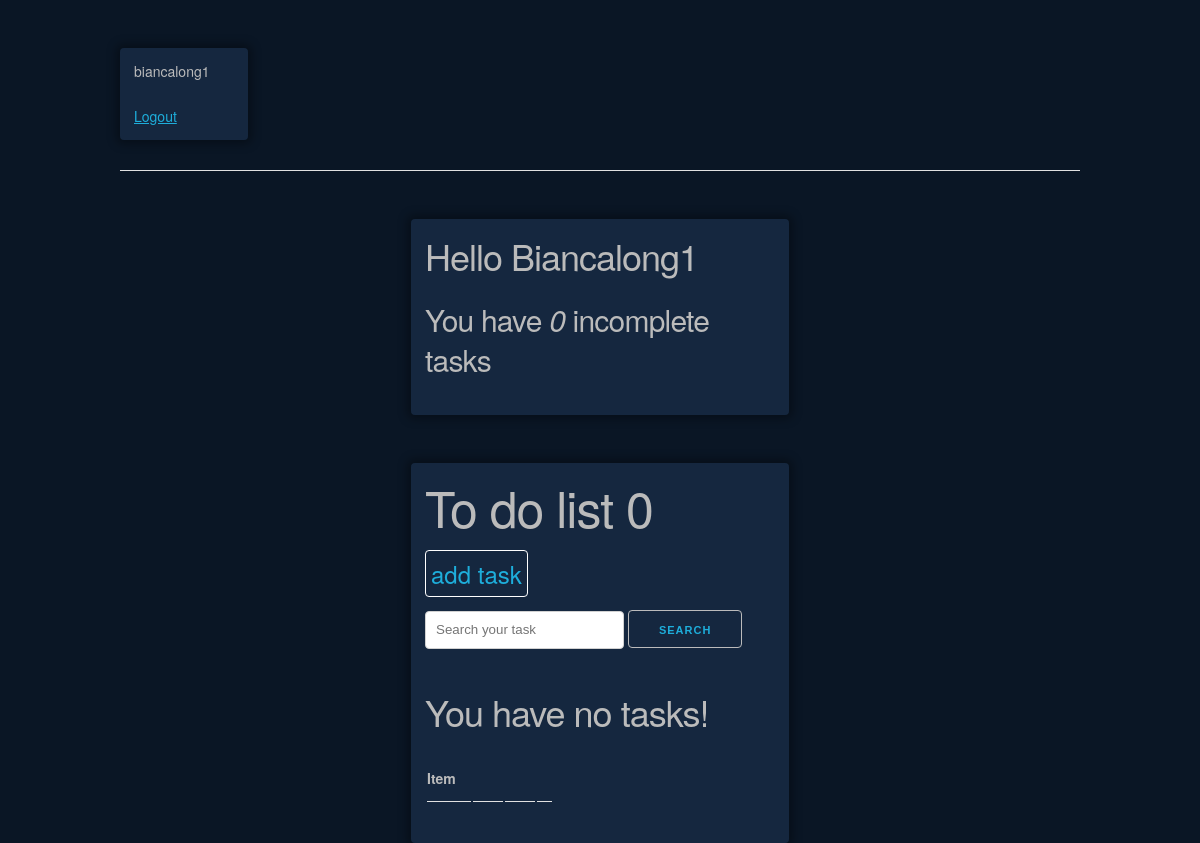
The page / (signed in) on the database as committed earlier.
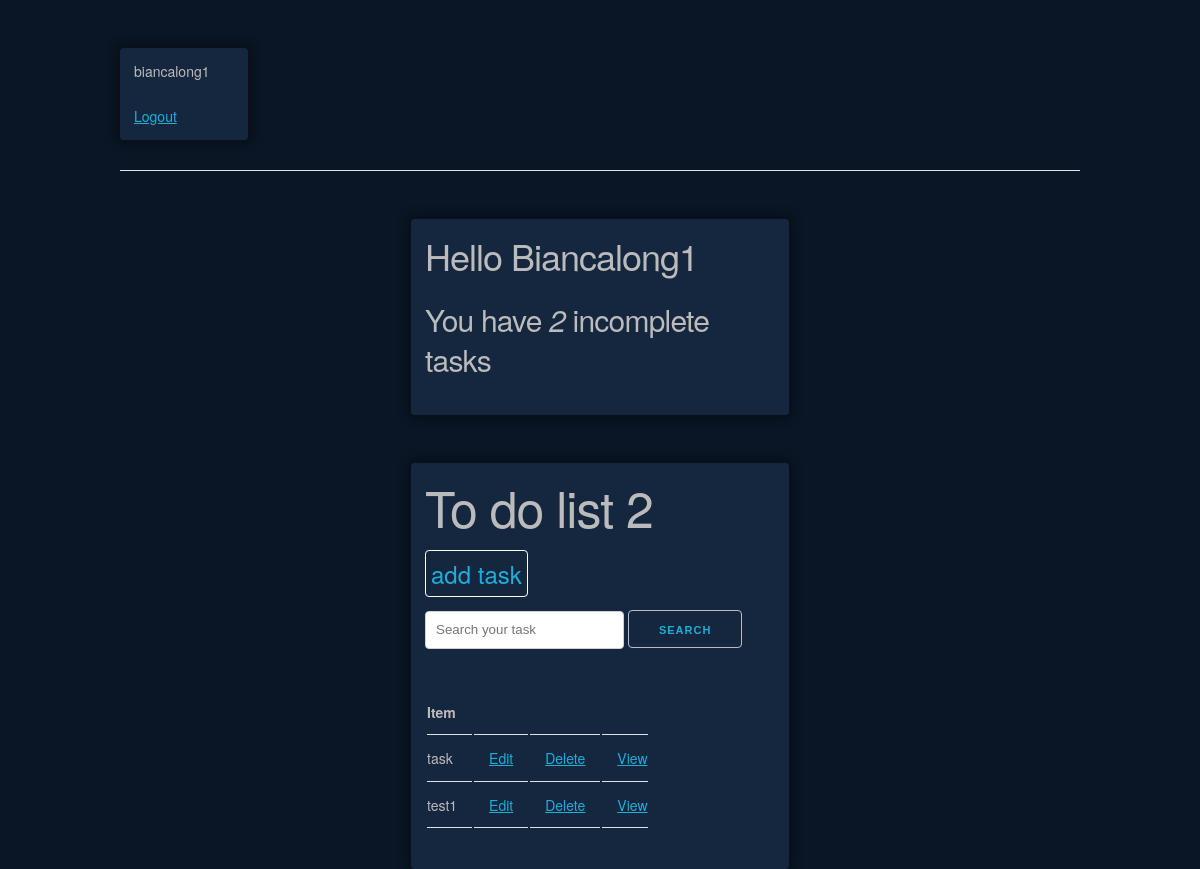
The same page on the database as committed later.
### base/models.py (models this page shows, shortened)
class Task(models.Model):
    user = models.ForeignKey(User, on_delete=models.CASCADE, null=True, blank=True)
    title = models.CharField(max_length=200)
    description = models.TextField(null=True, blank=True)
    complete = models.BooleanField(default=False)
    created = models.DateTimeField(auto_now_add=True)
    class Meta:
        ordering = ['complete']

### base/views.py (the view)
# urls.py: path('', TaskList.as_view(), name='tasks'),
class TaskList(LoginRequiredMixin, ListView):
    model = Task
    context_object_name = 'tasks'
    def get_context_data(self, **kwargs):
        context = super().get_context_data(**kwargs)
        context['tasks'] = context['tasks'].filter(user=self.request.user)
        context['count'] = context['tasks'].filter(complete=False).count()
        search_input = self.request.GET.get('search-area') or ''
        if search_input:
            context['tasks'] = context['tasks'].filter(
                title__contains=search_input)
        context['search_input'] = search_input
        return context

### base/templates/base/task_list.html
{% extends 'base/main.html' %}
{% block content %}
{% if request.user.is_authenticated %}
<div class="userLog">
    <p>{{request.user}}</p>
    <a href="{% url 'logout' %}" >Logout</a>
    {% else %}
    <a href="{% url 'login' %}" >Login</a>
    {% endif %}
</div>
<hr>
<div class="userTasks">
    <div><h3>Hello {{request.user|title}}</h3>
    <h4>You have <i>{{count}}</i> incomplete task{{ count|pluralize:"s" }}</h4></div>
</div>
<div class="toDoList">
    <h1>To do list {{count}}</h1>
    <a class="addTask" href="{% url 'task-create' %}">add task</a>
    <form method="GET">
        <input type='text' name='search-area' placeholder="Search your task" value="{{search_input}}">
        <input class="button" type="submit" value='Search'>
    </form>
    <table>
        <tr>
            <th>Item</th>
            <th></th>
            <th></th>
            <th></th>
        </tr>
        {% for task in tasks %}
        <tr>
            <td>{{task.title}}</td>
            <td><a href="{% url 'task-update' task.id %}">Edit</a></td>
            <td><a href="{% url 'task-delete' task.id %}">Delete</a></td>
            <td><a href="{% url 'task-delete' task.id %}">View</a></td>
        </tr>
        {% empty %}
        <h3>You have no tasks!</h3>
        {% endfor %}
    </table>
</div>
{% endblock content %}

Rows that differ between the two databases and show on the page:
added Task: title "task"
added Task: title "test1"
Other text that changed with them:
{{ count }}: "0" → "2"
text no longer shown: "You have no tasks!"
